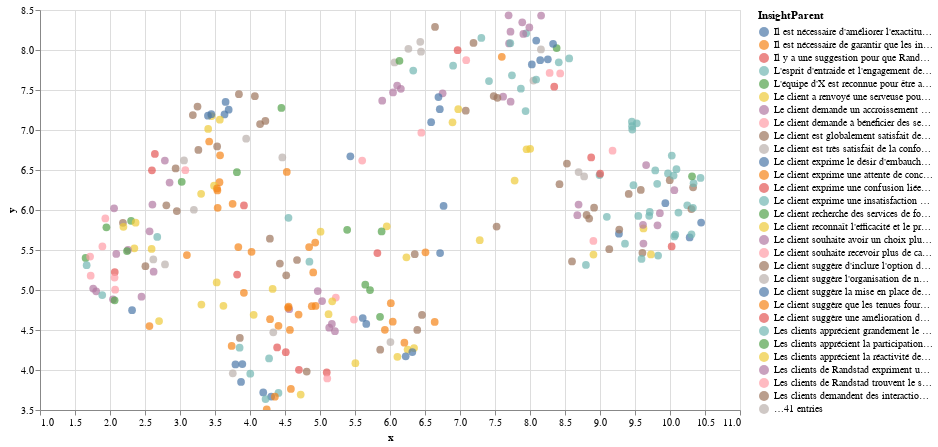

The notebook cell saved with this chart:
### Code cell
# Plot
chart = alt.Chart(df_explore).mark_circle(size=60).encode(
    x=#'x',
    alt.X('x',
        scale=alt.Scale(zero=False)
    ),
    y=
    alt.Y('y',
        scale=alt.Scale(zero=False)
    ),
    color='InsightParent',
    tooltip=['text', 'InsightParent']
).properties(
    width=700,
    height=400
)
chart.interactive()

### Figure 1 — Vega-Lite specification as saved in the notebook (floating-point values rounded to 4 significant figures; data arrays with more than 128 entries replaced by an {"elided": "..."} marker saying what was removed)
{"config": {"view": {"continuousWidth": 300, "continuousHeight": 300}}, "data": {"name": "data-08233a7ad949592b2718cb2d819dc37e"}, "mark": {"type": "circle", "size": 60}, "encoding": {"color": {"field": "InsightParent", "type": "nominal"}, "tooltip": [{"field": "text", "type": "nominal"}, {"field": "InsightParent", "type": "nominal"}], "x": {"field": "x", "scale": {"zero": false}, "type": "quantitative"}, "y": {"field": "y", "scale": {"zero": false}, "type": "quantitative"}}, "height": 400, "params": [{"name": "param_5", "select": {"type": "interval", "encodings": ["x", "y"]}, "bind": "scales"}], "width": 700, "$schema": "https://vega.github.io/schema/vega-lite/v5.16.3.json", "datasets": {"data-08233a7ad949592b2718cb2d819dc37e": {"elided": "297 records"}}}
